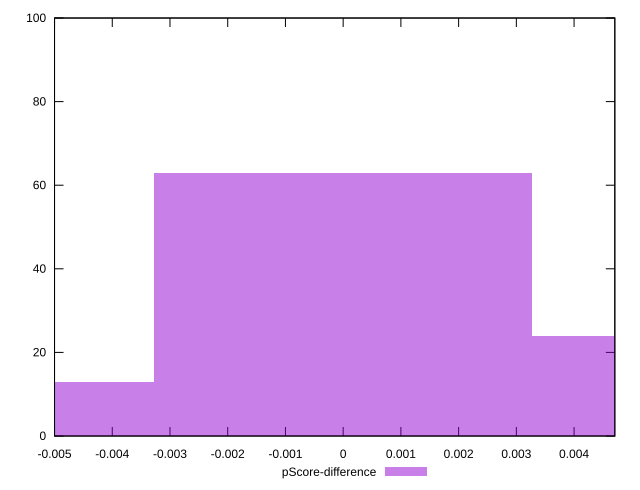

Write the gnuplot code that produced this figure.
reset

$pScoreDifference <<EOF
-0.006548810433386533 13
0 63
0.006548810433386533 24
EOF

set key outside below
set boxwidth 0.006548810433386533
set xrange [-0.0050000000000000044:0.004705882352941171]
set yrange [0:100]
set trange [0:100]
set style fill transparent solid 0.5 noborder
set terminal svg size 640, 490 enhanced background rgb 'white'
set output "report/report_00029_2021-02-24T13-36-40.390Z/uses-http2/samples/agenda/pScore-difference/histogram.svg"

plot $pScoreDifference title "pScore-difference" with boxes

reset
